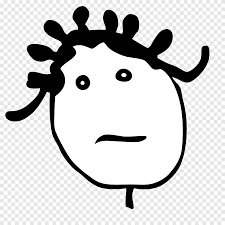
#> input picture Practical_8/img2.png, 225 x 225 px
$ python eight_1.py
#> lines starting #> are read from the running program, lines starting #| are printed output that depends on the picture; after the words box and inside, x2 and y2 are one past the last pixel; in counts of white or black regions, pixels touching at a corner belong together
import cv2
import numpy as np
# ---------- Load the image ----------
image_path = 'img2.png' # Replace with your binary image
image = cv2.imread(image_path, cv2.IMREAD_GRAYSCALE)
#> image is the input picture: shape (225, 225); min 0, max 255, mean 209.7
if image is None:
 raise FileNotFoundError("Image not found. Check the path.")
# ---------- Threshold to ensure binary ----------
_, binary = cv2.threshold(image, 127, 255, cv2.THRESH_BINARY)
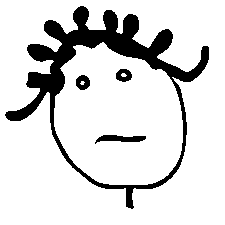
#> binary: shape (225, 225); 85.3% white; 4 black regions, box (x1, y1, x2, y2) and area: (5, 6, 209, 209) 6897, (95, 135, 146, 144) 265, (76, 75, 90, 90) 152, (116, 69, 132, 82) 147
# ---------- Define structuring element ----------
kernel = cv2.getStructuringElement(cv2.MORPH_RECT, (5,5))
# ---------- Erosion ----------
erosion = cv2.erode(binary, kernel, iterations=1)
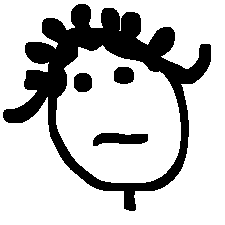
#> erosion: shape (225, 225); 76.7% white; 4 black regions, box (x1, y1, x2, y2) and area: (3, 4, 211, 211) 10649, (93, 133, 148, 146) 529, (74, 73, 92, 92) 298, (114, 67, 134, 84) 297

# ---------- Dilation ----------
dilation = cv2.dilate(binary, kernel, iterations=1)
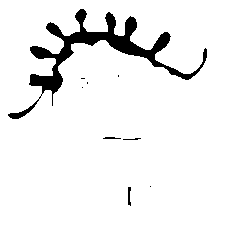
#> dilation: shape (225, 225); 93.2% white; 9 black regions (5 under 20 px), largest, box (x1, y1, x2, y2) and area: (8, 9, 207, 119) 3335, (128, 187, 131, 206) 44, (103, 137, 121, 139) 28, (123, 138, 141, 140) 21
# ---------- Opening (Erosion followed by Dilation) ----------
opening = cv2.morphologyEx(binary, cv2.MORPH_OPEN, kernel)
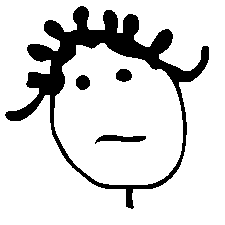
#> opening: shape (225, 225); 85% white; 4 black regions, box (x1, y1, x2, y2) and area: (5, 6, 209, 209) 7017, (95, 135, 146, 144) 265, (76, 75, 90, 90) 166, (116, 69, 132, 82) 165
# ---------- Closing (Dilation followed by Erosion) ----------
closing = cv2.morphologyEx(binary, cv2.MORPH_CLOSE, kernel)
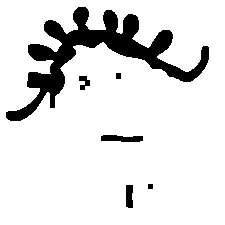
#> closing: shape (225, 225); 87.7% white; 6 black regions, box (x1, y1, x2, y2) and area: (6, 7, 209, 121) 5671, (101, 135, 143, 142) 233, (126, 185, 133, 208) 152, (79, 76, 90, 90) 93, (116, 73, 121, 79) 30, (148, 184, 153, 189) 25
# ---------- Display Results ----------
cv2.imshow("CS25D010", binary)
cv2.imshow("Erosion", erosion)
cv2.imshow("Dilation", dilation)
cv2.imshow("Opening", opening)
cv2.imshow("Closing", closing)
cv2.waitKey(0)
cv2.destroyAllWindows()

$ run again, with Practical_8/img1.jpg saved as Practical_8/img2.png
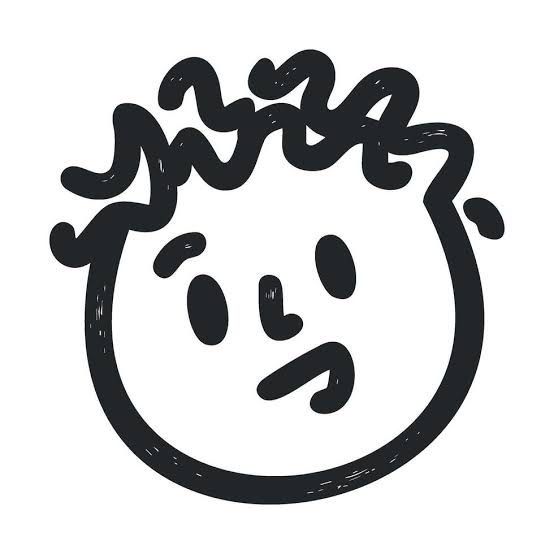
#> input picture Practical_8/img1.jpg, 554 x 554 px
#> `_, binary = cv2.threshold(image, 127, 255, cv2.THRESH_BINARY)`:
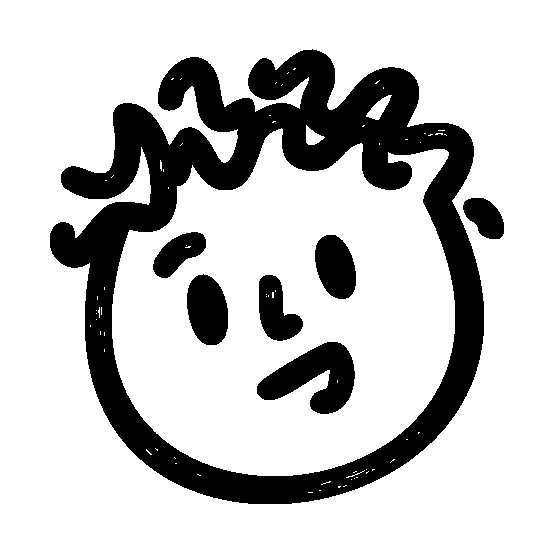
#> binary: shape (554, 554); 77.7% white; 7 black regions, largest, box (x1, y1, x2, y2) and area: (50, 49, 484, 504) 55901, (257, 342, 355, 414) 3862, (187, 274, 228, 345) 2283
#> erosion: shape (554, 554); 73.5% white; 6 black regions, box (x1, y1, x2, y2) and area: (48, 47, 506, 506) 67280, (255, 340, 357, 416) 4759, (185, 272, 230, 347) 2747, (313, 233, 358, 301) 2436, (257, 273, 305, 343) 2250, (151, 230, 208, 280) 1793
#> dilation: shape (554, 554); 82.5% white; 7 black regions, largest, box (x1, y1, x2, y2) and area: (52, 52, 482, 502) 44181, (259, 344, 353, 412) 2966, (189, 277, 226, 343) 1854
#> `opening = cv2.morphologyEx(binary, cv2.MORPH_OPEN, kernel)`:
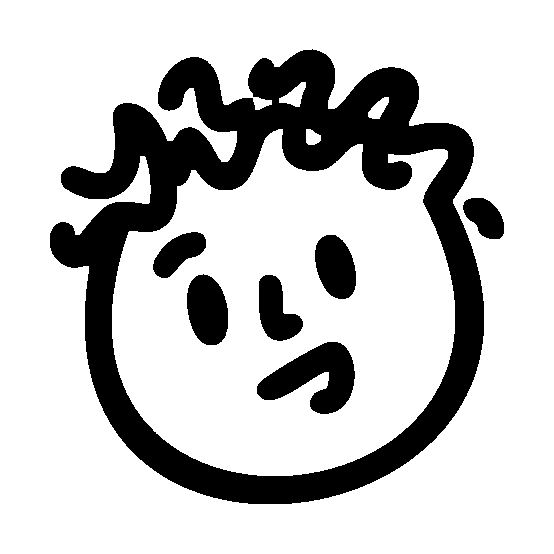
#> opening: shape (554, 554); 77.6% white; 7 black regions, largest, box (x1, y1, x2, y2) and area: (50, 49, 484, 504) 56397, (257, 342, 355, 414) 3875, (187, 274, 228, 345) 2283
#> closing: shape (554, 554); 77.8% white; 7 black regions, largest, box (x1, y1, x2, y2) and area: (50, 50, 484, 504) 55791, (257, 342, 355, 414) 3862, (187, 275, 228, 345) 2282
